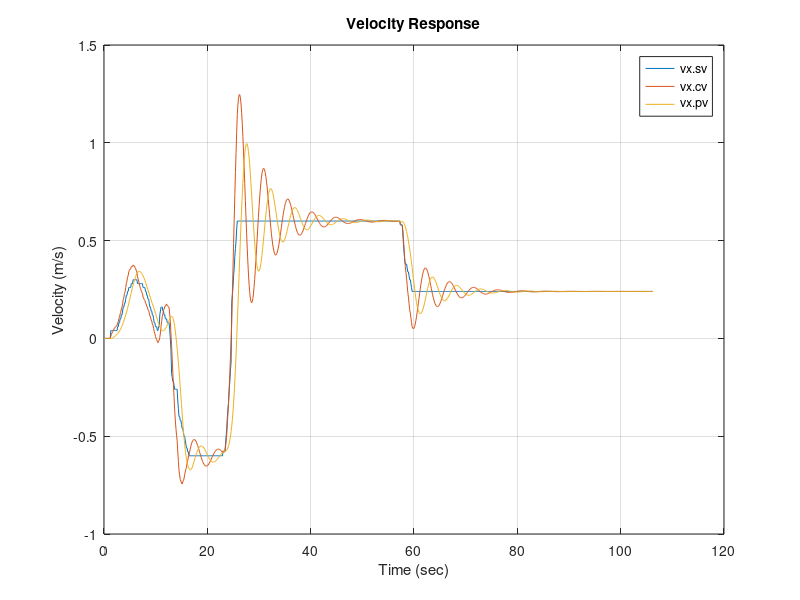

Write the MATLAB code that produced this figure.
%/**
% * @file log_plot.m
% *
% * log plot
% *
% * @author Ricardo <tsao.ricardo@iac.com.tw>
% */

clear all;
clc;
log = csvread('log.csv');
log = log';

t = 120/1000; % 120 ms
n = length(log(1,:));
t = (0:(n - 1)) * (t);

sv = log(1,:); % vx.sv
cv = log(2,:); % vx.cv
pv = log(3,:); % vx.pv

figure
plot(t, sv, t, cv, t, pv);
grid on;

title('Velocity Response');
legend('vx.sv', 'vx.cv', 'vx.pv');
xlabel('Time (sec)');
ylabel('Velocity (m/s)');
